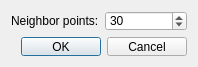
<?xml version="1.0" encoding="UTF-8"?>
<ui version="4.0">
 <class>ContourDialog</class>
 <widget class="QDialog" name="ContourDialog">
  <property name="geometry">
   <rect>
    <x>0</x>
    <y>0</y>
    <width>198</width>
    <height>67</height>
   </rect>
  </property>
  <property name="minimumSize">
   <size>
    <width>198</width>
    <height>67</height>
   </size>
  </property>
  <property name="maximumSize">
   <size>
    <width>198</width>
    <height>67</height>
   </size>
  </property>
  <property name="windowTitle">
   <string>SetContour</string>
  </property>
  <layout class="QGridLayout" name="gridLayout">
   <item row="0" column="0">
    <widget class="QLabel" name="label">
     <property name="text">
      <string>Neighbor points:</string>
     </property>
    </widget>
   </item>
   <item row="0" column="1">
    <widget class="QSpinBox" name="spinBox">
     <property name="minimum">
      <number>10</number>
     </property>
     <property name="value">
      <number>30</number>
     </property>
    </widget>
   </item>
   <item row="1" column="0" colspan="2">
    <widget class="QDialogButtonBox" name="buttonBox">
     <property name="orientation">
      <enum>Qt::Horizontal</enum>
     </property>
     <property name="standardButtons">
      <set>QDialogButtonBox::Cancel|QDialogButtonBox::Ok</set>
     </property>
    </widget>
   </item>
  </layout>
 </widget>
 <resources/>
 <connections>
  <connection>
   <sender>buttonBox</sender>
   <signal>accepted()</signal>
   <receiver>ContourDialog</receiver>
   <slot>accept()</slot>
   <hints>
    <hint type="sourcelabel">
     <x>248</x>
     <y>254</y>
    </hint>
    <hint type="destinationlabel">
     <x>157</x>
     <y>274</y>
    </hint>
   </hints>
  </connection>
  <connection>
   <sender>buttonBox</sender>
   <signal>rejected()</signal>
   <receiver>ContourDialog</receiver>
   <slot>reject()</slot>
   <hints>
    <hint type="sourcelabel">
     <x>316</x>
     <y>260</y>
    </hint>
    <hint type="destinationlabel">
     <x>286</x>
     <y>274</y>
    </hint>
   </hints>
  </connection>
 </connections>
</ui>
